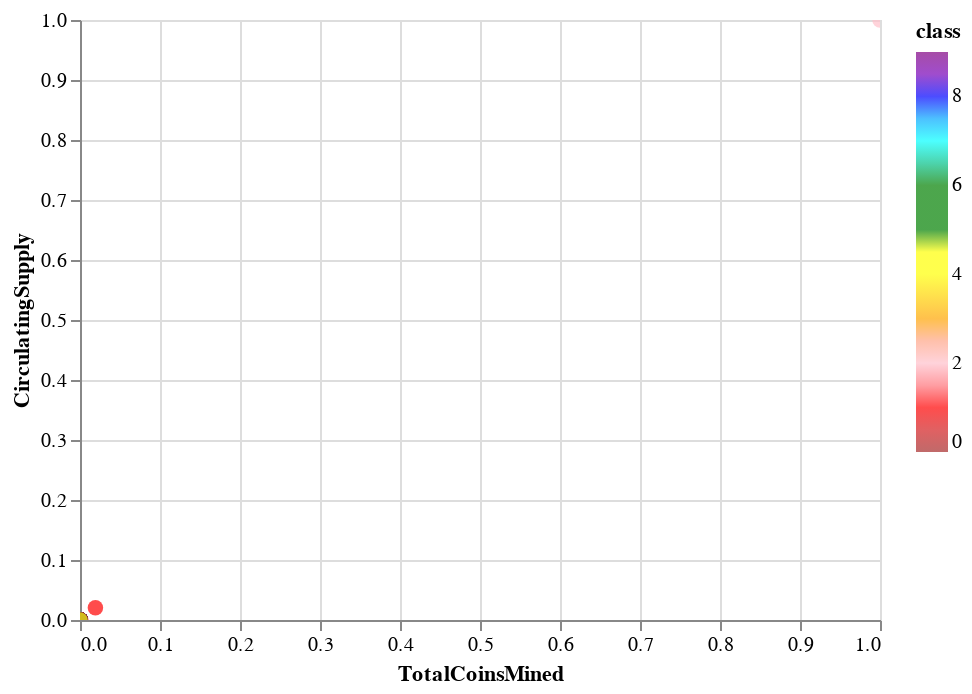

Source (notebook cell):
### Code cell
# Plot the scatter with x="TotalCoinsMined" and y="TotalCoinSupply"
# cluster_df.hvplot.scatter(x="TotalCoinsMined", y="CirculatingSupply", hover_cols=["CoinName"])
alt.Chart(cluster_prep_df).mark_circle(size=60).encode(
    x="TotalCoinsMined",
    y="CirculatingSupply",
    color=alt.Color(
        "class",
        scale=alt.Scale(domain=[0, 1, 2, 3,4,5,6,7,8,9], range=["brown","red","pink","orange","yellow","lemon","green","cyan","blue","purple"]),
    ),
    tooltip=["TotalCoinsMined", "CirculatingSupply","CoinName"],
).interactive()

### Figure 1 — Vega-Lite specification as saved in the notebook (floating-point values rounded to 4 significant figures; data arrays with more than 128 entries replaced by an {"elided": "..."} marker saying what was removed)
{"config": {"view": {"continuousWidth": 400, "continuousHeight": 300}}, "data": {"name": "data-cbc7e8e3b821badc3ad8d6805767596c"}, "mark": {"type": "circle", "size": 60}, "encoding": {"color": {"field": "class", "scale": {"domain": [0, 1, 2, 3, 4, 5, 6, 7, 8, 9], "range": ["brown", "red", "pink", "orange", "yellow", "lemon", "green", "cyan", "blue", "purple"]}, "type": "quantitative"}, "tooltip": [{"field": "TotalCoinsMined", "type": "quantitative"}, {"field": "CirculatingSupply", "type": "quantitative"}, {"field": "CoinName", "type": "nominal"}], "x": {"field": "TotalCoinsMined", "type": "quantitative"}, "y": {"field": "CirculatingSupply", "type": "quantitative"}}, "selection": {"selector002": {"type": "interval", "bind": "scales", "encodings": ["x", "y"]}}, "$schema": "https://vega.github.io/schema/vega-lite/v4.17.0.json", "datasets": {"data-cbc7e8e3b821badc3ad8d6805767596c": {"elided": "140 records"}}}
